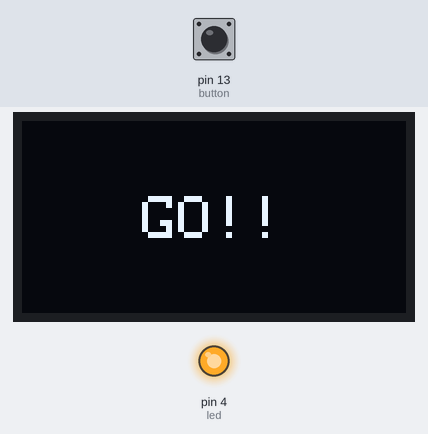
Bench run of a sketch on a simulated Arduino Uno, built with avr-gcc and run on an emulated ATmega328P. On the bench: 128×64 one-colour display, output pins drawn as LEDs (lit = HIGH). Inputs (shaded band) come from the test bench; at power-on: pin 13 (button) HIGH. Random numbers use the default seed unless the sketch sets one.

Above: at 5.6 s.
5.7 s: pin 13 (button) pulled LOW for 0.15 s
At 6.7 s:
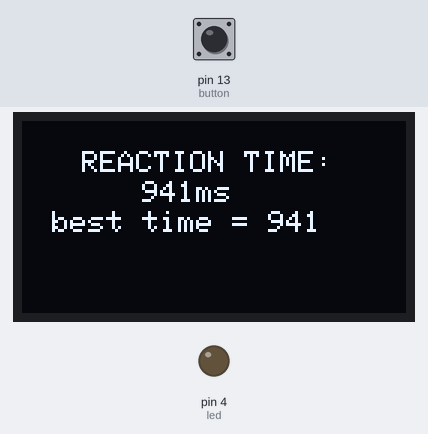
At 21.5 s:
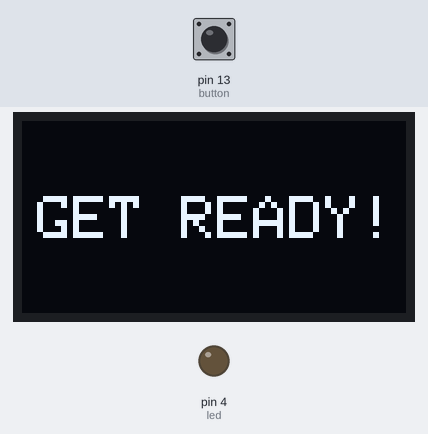
Timing chart, 0 to 25.5 s (numbered marks = the images above; inputs shaded):
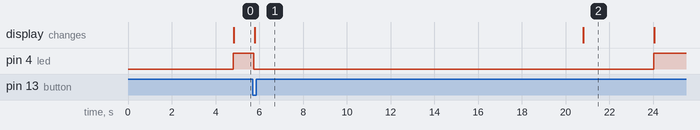

The sketch:

reaction_speed_game.ino
```cpp
#include <Wire.h>
#include <Adafruit_GFX.h>
#include <Adafruit_SSD1306.h>

#define screenWidth 128
#define screenHeight 64
#define led 4
#define button 13


Adafruit_SSD1306 display(screenWidth,screenHeight,&Wire,-1);

unsigned long ledOnTime = 0;
unsigned long roundStartTime = 0;
byte stableButtonState = HIGH;
byte lastButtonState = HIGH;
unsigned long lastDebounceTime = 0;
const unsigned long debounceTime = 50;
unsigned long buttonPressedTime = 0;
byte previousStableButtonState = HIGH;
unsigned long randomTimeLedStart;
bool waiting =false;
unsigned long reaction_time =0;
unsigned long bestTime = 0;

enum gameState {
    w8fLedOn,
    w8fButtonPress,
    result,
    waitForNextRound
};

gameState state = w8fLedOn;
gameState previousState =waitForNextRound ;

void setup() {

    Serial.begin(115200);
    if(!display.begin(SSD1306_SWITCHCAPVCC, 0x3C)){
        Serial.println("displaynotFound");
        while(1);
    }
    pinMode(button, INPUT_PULLUP);
    pinMode(led, OUTPUT);

    randomTimeLedStart = random(3000, 8000);

}

void loop() {

    unsigned long currentTime = millis();
    if(state != previousState){
        switch(state){
            case w8fLedOn:{
                display.clearDisplay();
                display.setTextSize(2);
                display.setTextColor(SSD1306_WHITE);
                display.setCursor(5,25);
                display.println("GET READY!");
                display.display();
                break;
            }
            case w8fButtonPress:{
                display.clearDisplay();
                display.setTextSize(2);
                display.setTextColor(SSD1306_WHITE);
                display.setCursor(40,25);
                display.print("GO!!");
                display.display();
                break;
            }
            case result:{
                display.clearDisplay();
                display.setTextSize(1);
                display.setTextColor(SSD1306_WHITE);
                display.setCursor(20,10);
                display.println("REACTION TIME: ");
                display.setCursor(40,20);
                display.print(reaction_time);
                display.println("ms");
                display.setCursor(10,30);
                display.print("best time = ");
                display.print(bestTime);
                display.display();

                break;
            }
            case waitForNextRound:
            break;
        }
        previousState = state;
    }


     switch (state) {
        case w8fLedOn:{
           if (currentTime - roundStartTime > randomTimeLedStart) {

                ledOnTime = currentTime;
                digitalWrite(led, HIGH);
                state = w8fButtonPress;
            }
            break;
        }
        case w8fButtonPress:{
            byte currentState = digitalRead(button);

            if (lastButtonState != currentState) {
                lastDebounceTime = currentTime;
            }
            if (currentTime - lastDebounceTime > debounceTime) {
                if (currentState != stableButtonState) {
                    stableButtonState = currentState;
                    if (stableButtonState == LOW &&
                        previousStableButtonState == HIGH) {

                        buttonPressedTime = currentTime;
                        reaction_time = buttonPressedTime - ledOnTime;

                        if(bestTime == 0 || reaction_time<bestTime){
                            bestTime = reaction_time;
                        }
                        digitalWrite(led,LOW);

                        state = result;
                    }
                    previousStableButtonState = stableButtonState;
                }
            }
            lastButtonState = currentState;
            break;
        }
        case result:{
            state = waitForNextRound;
            break;
        }
        case waitForNextRound:{
            if (!waiting){
                roundStartTime = currentTime;
                waiting = true;
            }
            if(currentTime - roundStartTime > 15000){
                randomTimeLedStart = random(3000, 8000);
                roundStartTime = currentTime;
                waiting = false;
                state = w8fLedOn;

            }
         }
        break;
    }
}
```

Measured:
- after the input at 5.7 s, pin 4 (led): HIGH → LOW after 0.05 s, → HIGH 18.3 s later; the display: changes after 0.08 s (image 1)
